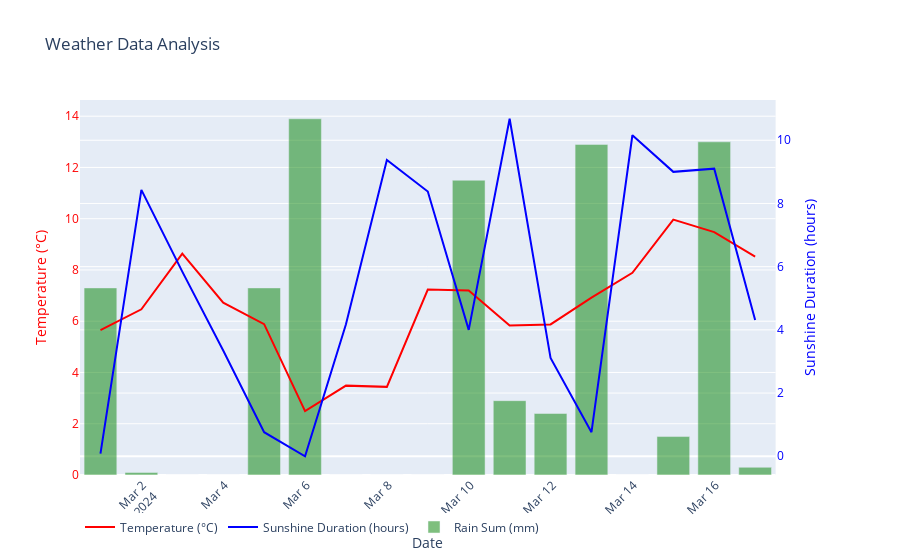

The notebook cell this image was saved under:
### Code cell
import plotly.graph_objects as go
from plotly.subplots import make_subplots
import pandas as pd

# Assuming daily_dataframe is already created as per your Matplotlib example

# Create a subplot with 2 y-axes on the left and 1 y-axis on the right
fig = make_subplots(specs=[[{"secondary_y": True}]])

# Add temperature plot on primary y-axis
fig.add_trace(
    go.Scatter(x=daily_dataframe['date'], y=daily_dataframe['temperature_2m_mean'],
               name='Temperature (°C)', mode='lines', line=dict(color='red')),
    secondary_y=False,
)

# Add sunshine duration plot on secondary y-axis (left)
fig.add_trace(
    go.Scatter(x=daily_dataframe['date'], y=daily_dataframe['sunshine_duration'],
               name='Sunshine Duration (hours)', mode='lines', line=dict(color='blue')),
    secondary_y=True,
)

# Since Plotly does not directly support a third y-axis, we use a bar chart to represent the rain sum
# This will overlay on the primary y-axis but can be visually distinguished
fig.add_trace(
    go.Bar(x=daily_dataframe['date'], y=daily_dataframe['rain_sum'],
           name='Rain Sum (mm)', marker_color='green', opacity=0.5),
    secondary_y=False,
)

# Set x-axis title
fig.update_xaxes(title_text="Date")

# Set y-axes titles
fig.update_yaxes(title_text="Temperature (°C)", secondary_y=False, color='red')
fig.update_yaxes(title_text="Sunshine Duration (hours)", secondary_y=True, color='blue')

# Set layout options
fig.update_layout(
    title_text="Weather Data Analysis",
    xaxis_tickangle=-45,
    legend=dict(orientation="h"),
)

# Show plot
fig.show()

### Figure 1 — Plotly figure (JSON) as saved in the notebook; plotly's stock layout.template omitted (floating-point values rounded to 4 significant figures)
{"data": [{"line": {"color": "red"}, "mode": "lines", "name": "Temperature (°C)", "type": "scatter", "x": ["2024-02-29T23:00:00+00:00", "2024-03-01T23:00:00+00:00", "2024-03-02T23:00:00+00:00", "2024-03-03T23:00:00+00:00", "2024-03-04T23:00:00+00:00", "2024-03-05T23:00:00+00:00", "2024-03-06T23:00:00+00:00", "2024-03-07T23:00:00+00:00", "2024-03-08T23:00:00+00:00", "2024-03-09T23:00:00+00:00", "2024-03-10T23:00:00+00:00", "2024-03-11T23:00:00+00:00", "2024-03-12T23:00:00+00:00", "2024-03-13T23:00:00+00:00", "2024-03-14T23:00:00+00:00", "2024-03-15T23:00:00+00:00", "2024-03-16T23:00:00+00:00"], "xaxis": "x", "y": [5.656, 6.464, 8.641, 6.722, 5.885, 2.493, 3.487, 3.439, 7.235, 7.195, 5.833, 5.876, 6.918, 7.887, 9.964, 9.478, 8.518], "yaxis": "y"}, {"line": {"color": "blue"}, "mode": "lines", "name": "Sunshine Duration (hours)", "type": "scatter", "x": ["2024-02-29T23:00:00+00:00", "2024-03-01T23:00:00+00:00", "2024-03-02T23:00:00+00:00", "2024-03-03T23:00:00+00:00", "2024-03-04T23:00:00+00:00", "2024-03-05T23:00:00+00:00", "2024-03-06T23:00:00+00:00", "2024-03-07T23:00:00+00:00", "2024-03-08T23:00:00+00:00", "2024-03-09T23:00:00+00:00", "2024-03-10T23:00:00+00:00", "2024-03-11T23:00:00+00:00", "2024-03-12T23:00:00+00:00", "2024-03-13T23:00:00+00:00", "2024-03-14T23:00:00+00:00", "2024-03-15T23:00:00+00:00", "2024-03-16T23:00:00+00:00"], "xaxis": "x", "y": [0.08365, 8.431, 5.843, 3.344, 0.7608, 0, 4.176, 9.377, 8.376, 4, 10.68, 3.112, 0.76, 10.16, 9.0, 9.101, 4.309], "yaxis": "y2"}, {"marker": {"color": "green"}, "name": "Rain Sum (mm)", "opacity": 0.5, "type": "bar", "x": ["2024-02-29T23:00:00+00:00", "2024-03-01T23:00:00+00:00", "2024-03-02T23:00:00+00:00", "2024-03-03T23:00:00+00:00", "2024-03-04T23:00:00+00:00", "2024-03-05T23:00:00+00:00", "2024-03-06T23:00:00+00:00", "2024-03-07T23:00:00+00:00", "2024-03-08T23:00:00+00:00", "2024-03-09T23:00:00+00:00", "2024-03-10T23:00:00+00:00", "2024-03-11T23:00:00+00:00", "2024-03-12T23:00:00+00:00", "2024-03-13T23:00:00+00:00", "2024-03-14T23:00:00+00:00", "2024-03-15T23:00:00+00:00", "2024-03-16T23:00:00+00:00"], "xaxis": "x", "y": [7.3, 0.1, 0, 0, 7.3, 13.9, 0, 0, 0, 11.5, 2.9, 2.4, 12.9, 0, 1.5, 13.0, 0.3], "yaxis": "y"}], "layout": {"legend": {"orientation": "h"}, "title": {"text": "Weather Data Analysis"}, "xaxis": {"anchor": "y", "domain": [0, 0.94], "tickangle": -45, "title": {"text": "Date"}}, "yaxis": {"anchor": "x", "color": "red", "domain": [0, 1], "title": {"text": "Temperature (°C)"}}, "yaxis2": {"anchor": "x", "color": "blue", "overlaying": "y", "side": "right", "title": {"text": "Sunshine Duration (hours)"}}}}
